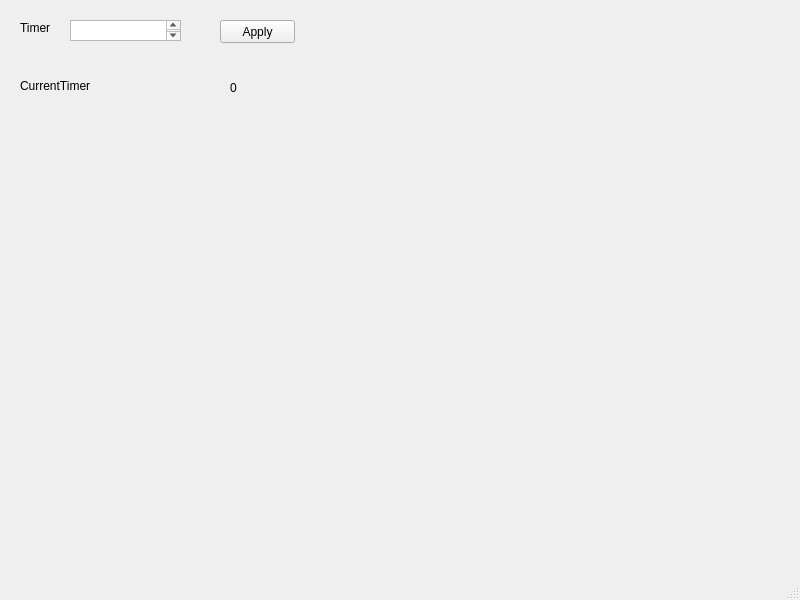
<?xml version="1.0" encoding="UTF-8"?>
<ui version="4.0">
 <class>MainWindow</class>
 <widget class="QMainWindow" name="MainWindow">
  <property name="geometry">
   <rect>
    <x>0</x>
    <y>0</y>
    <width>800</width>
    <height>600</height>
   </rect>
  </property>
  <property name="windowTitle">
   <string>MainWindow</string>
  </property>
  <widget class="QWidget" name="centralwidget">
   <widget class="QLabel" name="WinTimerLabel">
    <property name="geometry">
     <rect>
      <x>20</x>
      <y>20</y>
      <width>41</width>
      <height>16</height>
     </rect>
    </property>
    <property name="text">
     <string>Timer</string>
    </property>
   </widget>
   <widget class="QTextEdit" name="WinTimerTxt">
    <property name="geometry">
     <rect>
      <x>70</x>
      <y>20</y>
      <width>111</width>
      <height>21</height>
     </rect>
    </property>
   </widget>
   <widget class="QPushButton" name="WinApplyBtn">
    <property name="geometry">
     <rect>
      <x>220</x>
      <y>20</y>
      <width>75</width>
      <height>23</height>
     </rect>
    </property>
    <property name="text">
     <string>Apply</string>
    </property>
   </widget>
   <widget class="QLabel" name="WinCurrentTimeLabel">
    <property name="geometry">
     <rect>
      <x>20</x>
      <y>70</y>
      <width>151</width>
      <height>31</height>
     </rect>
    </property>
    <property name="text">
     <string>CurrentTimer</string>
    </property>
   </widget>
   <widget class="QLabel" name="WincTimerValue">
    <property name="geometry">
     <rect>
      <x>230</x>
      <y>80</y>
      <width>54</width>
      <height>16</height>
     </rect>
    </property>
    <property name="text">
     <string>0</string>
    </property>
   </widget>
  </widget>
  <widget class="QMenuBar" name="menubar">
   <property name="geometry">
    <rect>
     <x>0</x>
     <y>0</y>
     <width>800</width>
     <height>22</height>
    </rect>
   </property>
  </widget>
  <widget class="QStatusBar" name="statusbar"/>
 </widget>
 <resources/>
 <connections/>
</ui>
